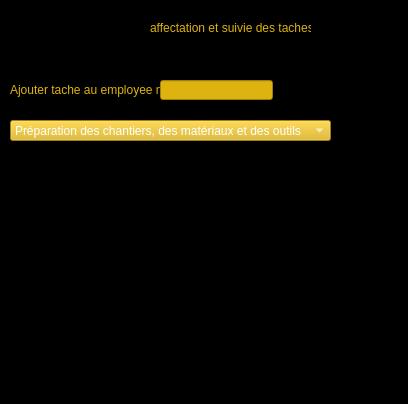
<?xml version="1.0" encoding="UTF-8"?>
<ui version="4.0">
 <class>Dialog3</class>
 <widget class="QDialog" name="Dialog3">
  <property name="geometry">
   <rect>
    <x>0</x>
    <y>0</y>
    <width>408</width>
    <height>404</height>
   </rect>
  </property>
  <property name="windowTitle">
   <string>Dialog</string>
  </property>
  <property name="styleSheet">
   <string notr="true">background-color:black;</string>
  </property>
  <widget class="QLabel" name="label">
   <property name="geometry">
    <rect>
     <x>150</x>
     <y>20</y>
     <width>161</width>
     <height>16</height>
    </rect>
   </property>
   <property name="styleSheet">
    <string notr="true">color:#deb30f;</string>
   </property>
   <property name="text">
    <string>affectation et suivie des taches</string>
   </property>
  </widget>
  <widget class="QComboBox" name="comboBox">
   <property name="geometry">
    <rect>
     <x>10</x>
     <y>120</y>
     <width>321</width>
     <height>21</height>
    </rect>
   </property>
   <property name="styleSheet">
    <string notr="true">background-color:#deb30f;
color:white;</string>
   </property>
   <item>
    <property name="text">
     <string>Préparation des chantiers, des matériaux et des outils</string>
    </property>
   </item>
   <item>
    <property name="text">
     <string>Chargement et déchargement</string>
    </property>
   </item>
   <item>
    <property name="text">
     <string>Enlever les débris, les ordures et les matières dangereuses</string>
    </property>
   </item>
   <item>
    <property name="text">
     <string>Monter et démonter des barricades, des structures temporaires et des échafaudages</string>
    </property>
   </item>
   <item>
    <property name="text">
     <string>Assistance aux entrepreneurs, par ex. électriciens et peintres, au besoin</string>
    </property>
   </item>
   <item>
    <property name="text">
     <string>Aider au transport et à l'exploitation de machinerie lourde et d'équipement</string>
    </property>
   </item>
   <item>
    <property name="text">
     <string>Régulation de la circulation et mise en place de panneaux de signalisation</string>
    </property>
   </item>
   <item>
    <property name="text">
     <string>Respecter toutes les règles de santé et de sécurité</string>
    </property>
   </item>
   <item>
    <property name="text">
     <string>Digging holes, tunnels, and shafts</string>
    </property>
   </item>
   <item>
    <property name="text">
     <string>Mélanger, couler et niveler le béton</string>
    </property>
   </item>
  </widget>
  <widget class="QLabel" name="label_2">
   <property name="geometry">
    <rect>
     <x>10</x>
     <y>80</y>
     <width>151</width>
     <height>20</height>
    </rect>
   </property>
   <property name="styleSheet">
    <string notr="true">color:#deb30f;</string>
   </property>
   <property name="text">
    <string>Ajouter tache au employee n°</string>
   </property>
  </widget>
  <widget class="QLineEdit" name="lineEdit">
   <property name="geometry">
    <rect>
     <x>160</x>
     <y>80</y>
     <width>113</width>
     <height>20</height>
    </rect>
   </property>
   <property name="styleSheet">
    <string notr="true">background-color:#deb30f;
color:white;</string>
   </property>
  </widget>
  <widget class="QTableView" name="tableView">
   <property name="geometry">
    <rect>
     <x>10</x>
     <y>160</y>
     <width>381</width>
     <height>231</height>
    </rect>
   </property>
  </widget>
 </widget>
 <resources/>
 <connections/>
</ui>
